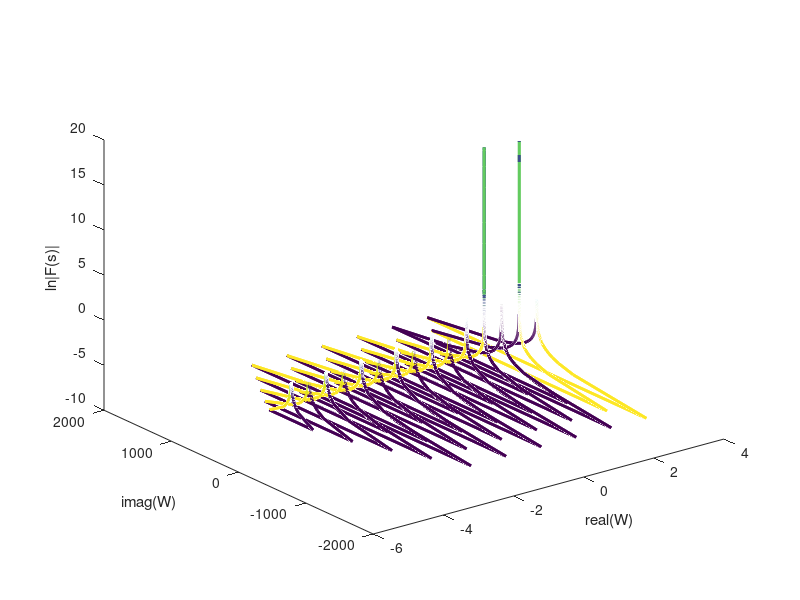
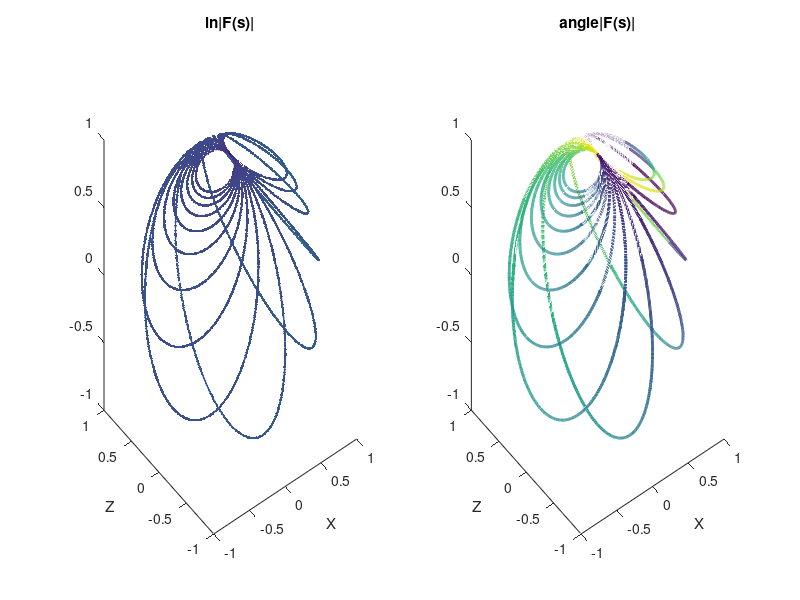
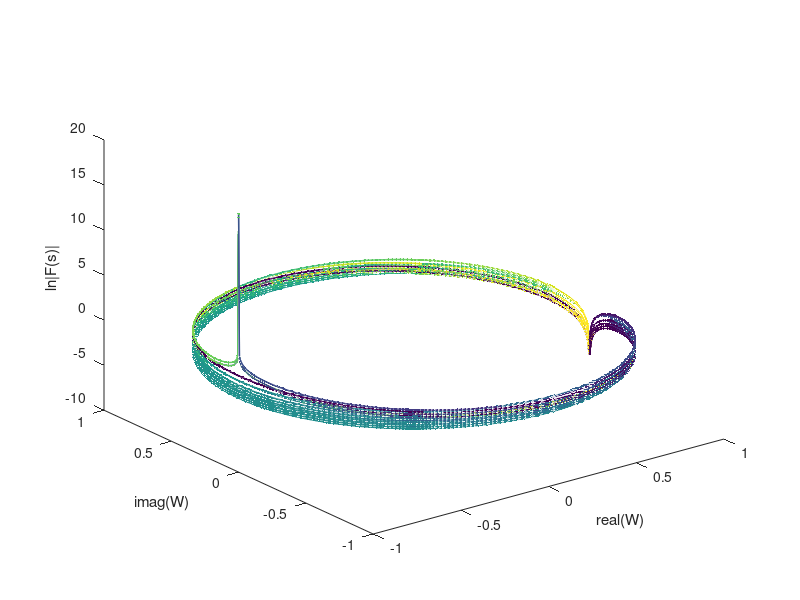

MATLAB code for these plots, in order:
%Create a full Riemann surface plot of F(s)
%Patrick O. Kano
%May 22, 2016

clear all;
close all;
clc;
inFs = '1./sqrt((s-1).*(s-2))'

% Selected values to try
SampleMethod = 0; %0-Sigma,b 1-Alpha,Rho

sigvec = linspace(0,5,6);

bvec = linspace(0,10,6);
bvec = bvec(2:end);

SampleMethod = 0; %0-Sigma,b 1-Alpha,Rho

alphavec = linspace(0,5,6);

rhovec = linspace(0,5,6);
rhovec = rhovec(2:end);

%% SETUP FIGURES
monitorpos = get(0, 'MonitorPositions');

figure(100);
set(gcf, 'Position',[0.7*monitorpos(3) 0.1*monitorpos(4) 0.3*monitorpos(3:4)])

figure(200);
set(gcf, 'Position',[0.4*monitorpos(3) 0.3*monitorpos(4) 0.3*monitorpos(3:4)])
subplot(1,2,1);
hold on;
subplot(1,2,2);
hold on;

figure(300);
set(gcf, 'Position',[0.1*monitorpos(3) 0.6*monitorpos(4) 0.3*monitorpos(3:4)])
hold on;

tvec = linspace(-pi,pi,1024); %This is the 2D in W-plane theta

%sigma,b
%for sidx=1:length(sigvec)
% for bidx=1:length(bvec)
% sigma = sigvec(sidx);
% bval = bvec(bidx);
% alphaval = bval-sigma; %constant alpha test
% rhoval = 2.0*bval;

%alpha,rho
for aidx=1:length(alphavec)
 for ridx=1:length(rhovec)
  alphaval = alphavec(aidx); 
  rhoval = rhovec(ridx);    
     
  sigma = 0.5*rhoval - alphaval;
  bval = 0.5*rhoval


if(rhoval==0),
 error('rho can not be zero');
end

%u from solving backwards from uniform w=e^{itheta} sampling to y
uvec = bval*sin(tvec)./(1-cos(tvec)); %finite sampling here yields the approximation
Szero = sigma + 1i*uvec;

s=Szero;
Fsp = eval(inFs);
clear s;

%Weeks figured out the exact Moebius transformation that will manipulate the
%Riemann sphere so that no matter which contour you choose, the sphereographic projected
%W-space contour from the manipulated sphere is ALWAYS the unit circle
%MY question: Is Weeks mapping unique?  Is it the only transformation of the contour
%that will always lead to W-projection on the unit circle?

Wweeks = (Szero - sigma - bval)./(Szero - sigma + bval);

svec = Szero;
denom = svec.*conj(svec)+1;
Xzero = 2*real(svec)./denom;
Yzero = 2*imag(svec)./denom;
Zzero = (svec.*conj(svec)-1)./denom;
SphereThetaZero = acos(Zzero); %r=1
SpherePhiZero = atan2(Yzero,Xzero);

%-----------------%
figure(100);
%Szero
%Xzero, Yzero, Zzero
%Fsp
x = real(Szero);
y = imag(Szero);
z = log(abs(Fsp));
c = angle(Fsp);
h = surface(...
  'XData',[x(:) x(:)],...
  'YData',[y(:) y(:)],...
  'ZData',[z(:) z(:)],...
  'CData',[c(:) c(:)],...
  'FaceColor','none',...
  'EdgeColor','flat',...
  'Marker','none', ...
  'LineWidth',2);
view(3);
xlabel('real(W)');
ylabel('imag(W)');
zlabel('ln|F(s)|');

%-----------------%
figure(200);
subplot(1,2,1);
hold on;
%Szero
%Xzero, Yzero, Zzero
%Fsp
Fspmag = log(abs(Fsp));
h = surface(...
  'XData',[Xzero(:) Xzero(:)],...
  'YData',[Yzero(:) Yzero(:)],...
  'ZData',[Zzero(:) Zzero(:)],...
  'CData',[Fspmag(:) Fspmag(:)],...
  'FaceColor','none',...
  'EdgeColor','flat',...
  'Marker','.', ...
  'LineWidth',1);
view(3);
xlabel('X');
ylabel('Y');
ylabel('Z');
title('ln|F(s)|');

%-----------------%
figure(200);
subplot(1,2,2);
hold on;
%Szero
%Xzero, Yzero, Zzero
%Fsp
Fspangle = angle(Fsp);
h = surface(...
  'XData',[Xzero(:) Xzero(:)],...
  'YData',[Yzero(:) Yzero(:)],...
  'ZData',[Zzero(:) Zzero(:)],...
  'CData',[Fspangle(:) Fspangle(:)],...
  'FaceColor','none',...
  'EdgeColor','flat',...
  'Marker','none', ...
  'LineWidth',2);
view(3);
xlabel('X');
ylabel('Y');
ylabel('Z');
title('angle|F(s)|');

%-----------------%
figure(300);
%Szero
%Xzero, Yzero, Zzero
%Fsp
x = real(Wweeks);
y = imag(Wweeks);
z = log(abs(Fsp));
c = angle(Fsp);
h = surface(...
  'XData',[x(:) x(:)],...
  'YData',[y(:) y(:)],...
  'ZData',[z(:) z(:)],...
  'CData',[c(:) c(:)],...
  'FaceColor','none',...
  'EdgeColor','flat',...
  'Marker','.', ...
  'LineWidth',1);
view(3);
xlabel('real(W)');
ylabel('imag(W)');
zlabel('ln|F(s)|');
end %bidx
end %sidx

disp('Complete');